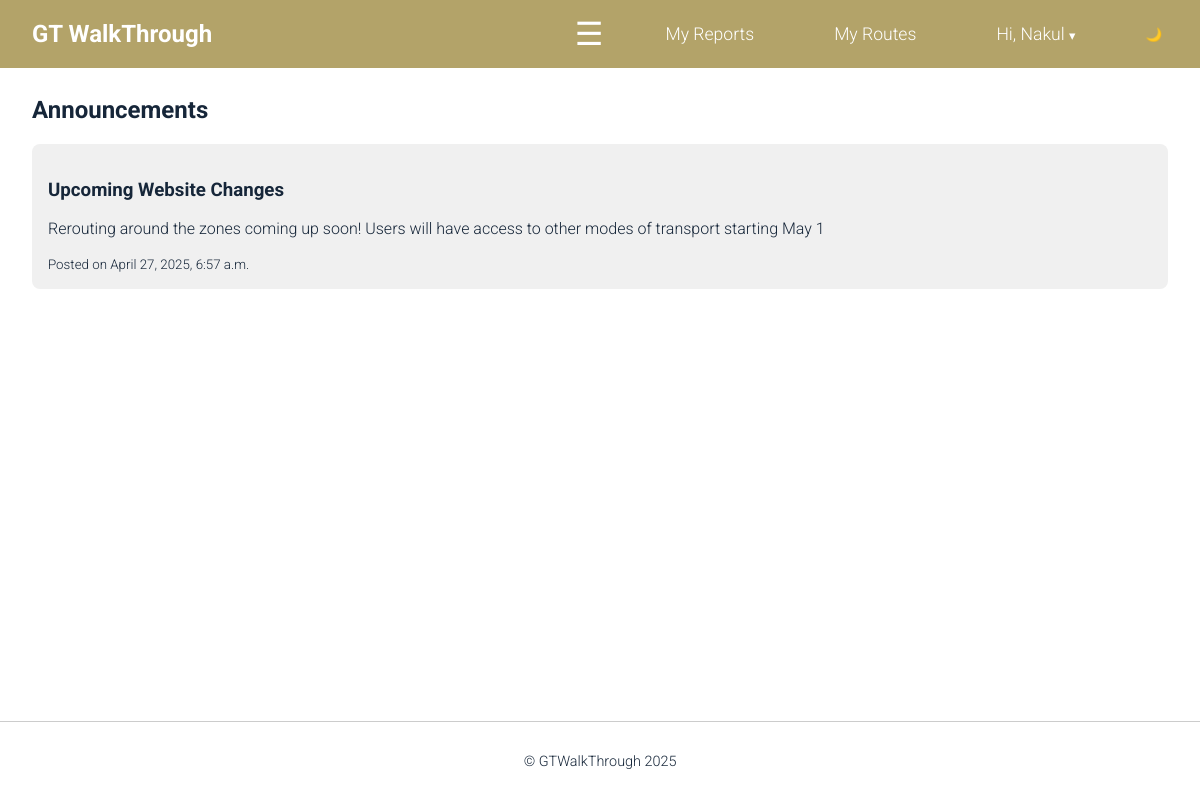
/announcements/ (signed in), run on the app's committed database.
### gtwt_app/models.py (models this page shows, shortened)
class Announcement(models.Model):
    title = models.CharField(max_length=200)
    message = models.TextField()
    created_at = models.DateTimeField(auto_now_add=True)
    from django.contrib import admin

### gtwt_app/views.py (the view)
# urls.py: path('announcements/', views.announcements_list, name='announcements'),
def announcements_list(request):
    announcements = Announcement.objects.order_by('-created_at')
    return render(request, 'announcements.html', {'announcements': announcements})

### gtwt_app/templates/announcements.html (shortened to what this page needs)
{% extends 'base.html' %}
{% block content %}
<h2>Announcements</h2>
<ul style="list-style: none; padding: 0;">
    {% for announcement in announcements %}
    <li style="margin-bottom: 1.5rem;">
        <div style="background: #f0f0f0; padding: 1rem; border-radius: 8px;">
            <h3>{{ announcement.title }}</h3>
            <p>{{ announcement.message }}</p>
            <small>Posted on {{ announcement.created_at|date:"F j, Y, g:i a" }}</small>
        </div>
    </li>
    {% empty %}
    <li>No announcements yet.</li>
    {% endfor %}
</ul>
{% endblock %}

### gtwt_app/templates/base.html (shortened to what this page needs)
<!DOCTYPE html>
<html lang="en">
  <head>
    {% load static %}
    <link rel="stylesheet" href="{% static 'css/style.css' %}" />
  </head>
  <body>
    <header>
      <nav class="navbar">
        <div style="display: flex; align-items: center; gap: 0.5rem">
          <a
            href="{% url 'home' %}"
            class="navbar-brand"
            style="
              color: white;
              text-decoration: none;
              font-weight: bold;
              font-size: 1.5rem;
            "
          >
            GT WalkThrough
          </a>
        </div>
        <button
          id="hamburger"
          style="
            background: none;
            border: none;
            color: white;
            font-size: 2rem;
            cursor: pointer;
          "
        >
          &#9776;
        </button>
        <ul
          class="nav-links"
          id="nav-links"
          style="list-style: none; margin: 0; align-items: center"
        >
          {% if user.is_authenticated %}
          <li>
            <a href="{% url 'my_reports' %}" class="nav-link-spacious"
              >My Reports</a
            >
          </li>
          <li>
            <a href="{% url 'my_routes' %}" class="nav-link-spacious"
              >My Routes</a
            >
          </li>
          <li style="position: relative; list-style: none">
            <a
              href="#"
              id="dropdownButton"
              style="
                color: white;
                text-decoration: none;
                padding: 0.5rem 1rem;
                display: inline-block;
                border-radius: 5px;
              "
            >
              Hi, {{ user.first_name }}
              <span style="font-size: 0.8rem">&#9662;</span>
            </a>
          </li>
          <button
            id="theme-toggle"
            style="
              cursor: pointer;
              background: none;
              border: none;
              color: white;
            "
          >
          </button>
          {% endif %}
        </ul>
      </nav>
    </header>
    <div class="content">
      {% block content %}{% endblock %}
    </div>
    <footer>
      <p>&copy; GTWalkThrough 2025</p>
    </footer>
  </body>
</html>

### gtwt_app/static/css/style.css (style rules this page uses)
:root { --clr-GT-blue: #162639; --clr-GT-gold: #B3A369; --clr-GT-gold-dark: #8f7b43; --clr-nav: var(--clr-GT-gold); --clr-bg: white; --clr-text: #162639; --fs-base: 1rem; --fs-lg: 1.5rem; --fs-xl: 2rem; --space-sm: 0.5rem; --space-md: 1rem; --space-lg: 2rem; }
body { font-family: "Roboto", sans-serif; margin: 0; padding: 0; background-color: var(--clr-bg); color: var(--clr-text); font-weight: 300; }
header { background-color: var(--clr-nav); padding: 0.5rem 0; }
nav { display: flex; justify-content: space-between; align-items: center; padding: 0 2rem; height: 20px; background-color: var(--clr-nav); }
.navbar { background-color: var(--clr-nav, #B3A369); padding: 1rem 2rem; display: flex; align-items: center; justify-content: space-between; }
.navbar-brand { font-size: 1.5rem; font-weight: bold; color: var(--clr-text); text-decoration: none; }
.nav-links a { color: white; text-decoration: none; font-size: 1.1rem; margin-right: 1rem; transition: background-color 0.3s ease; }
.nav-link-spacious { color: white; text-decoration-color: white; padding: 0.5rem 1rem; display: inline-block; transition: background-color 0.3s ease; }
#hamburger { display: none; }
.nav-link-spacious { color: var(--clr-text); text-decoration: none; padding: 0.5rem 1rem; display: inline-block; transition: background-color 0.3s ease; border-radius: 5px; }
#nav-links { display: flex; flex-direction: row; gap: 2rem; margin: 0; align-items: center; }
.content { padding: 0.5rem 2rem 2rem 2rem; }
footer { background-color: var(--clr-bg); padding: 1rem 0; margin-top: 2rem; text-align: center; font-size: 0.9rem; color: var(--clr-text); border-top: 1px solid #ccc; }
#nav-links { display: flex; flex-direction: row; align-items: center; gap: 2rem; margin: 0; }
#hamburger { display: flex; margin-left: auto; font-size: 2rem; background: none; border: none; color: var(--clr-text); cursor: pointer; }
html, body { height: 100%; margin: 0; display: flex; flex-direction: column; }
.content { flex: 1; }

### data on the page
Announcement: title "Upcoming Website Changes", message "Rerouting around the zones coming up soon! Users will have access to other modes of transport starting May 1", created_at "April 27, 2025, 6:57 a.m."

### other printed values
{{ user.first_name }} "Nakul"
